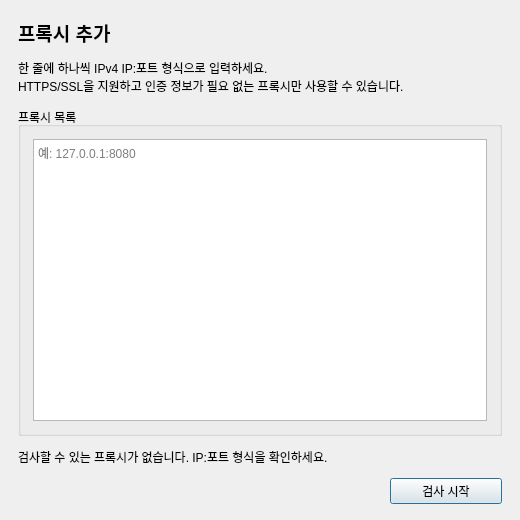
<?xml version="1.0" encoding="UTF-8"?>
<ui version="4.0">
 <class>Dialog</class>
 <widget class="QDialog" name="Dialog">
  <property name="geometry">
   <rect>
    <x>0</x>
    <y>0</y>
    <width>520</width>
    <height>520</height>
   </rect>
  </property>
  <property name="minimumSize">
   <size>
    <width>440</width>
    <height>380</height>
   </size>
  </property>
  <property name="windowTitle">
   <string>디시인사이드 클리너 - 프록시 입력</string>
  </property>
  <layout class="QVBoxLayout" name="verticalLayout">
   <property name="spacing">
    <number>12</number>
   </property>
   <property name="leftMargin">
    <number>18</number>
   </property>
   <property name="topMargin">
    <number>18</number>
   </property>
   <property name="rightMargin">
    <number>18</number>
   </property>
   <property name="bottomMargin">
    <number>16</number>
   </property>
   <item>
    <widget class="QLabel" name="label_title">
     <property name="font">
      <font>
       <pointsize>14</pointsize>
       <weight>75</weight>
       <bold>true</bold>
      </font>
     </property>
     <property name="text">
      <string>프록시 추가</string>
     </property>
     <property name="alignment">
      <set>Qt::AlignLeft|Qt::AlignTop</set>
     </property>
    </widget>
   </item>
   <item>
    <widget class="QLabel" name="label_help">
     <property name="text">
      <string>한 줄에 하나씩 IPv4 IP:포트 형식으로 입력하세요.
HTTPS/SSL을 지원하고 인증 정보가 필요 없는 프록시만 사용할 수 있습니다.</string>
     </property>
     <property name="alignment">
      <set>Qt::AlignLeft|Qt::AlignTop</set>
     </property>
     <property name="wordWrap">
      <bool>true</bool>
     </property>
    </widget>
   </item>
   <item>
    <widget class="QGroupBox" name="groupBox">
     <property name="title">
      <string>프록시 목록</string>
     </property>
     <layout class="QVBoxLayout" name="verticalLayout_3">
      <property name="leftMargin">
       <number>12</number>
      </property>
      <property name="topMargin">
       <number>12</number>
      </property>
      <property name="rightMargin">
       <number>12</number>
      </property>
      <property name="bottomMargin">
       <number>12</number>
      </property>
      <item>
       <widget class="QPlainTextEdit" name="proxies_input">
        <property name="placeholderText">
         <string>예: 127.0.0.1:8080</string>
        </property>
       </widget>
      </item>
     </layout>
    </widget>
   </item>
   <item>
    <widget class="QLabel" name="label_validation">
     <property name="visible">
      <bool>false</bool>
     </property>
     <property name="text">
      <string>검사할 수 있는 프록시가 없습니다. IP:포트 형식을 확인하세요.</string>
     </property>
     <property name="alignment">
      <set>Qt::AlignLeft|Qt::AlignVCenter</set>
     </property>
     <property name="wordWrap">
      <bool>true</bool>
     </property>
    </widget>
   </item>
   <item>
    <layout class="QHBoxLayout" name="horizontalLayout_actions">
     <item>
      <spacer name="horizontalSpacer_actions">
       <property name="orientation">
        <enum>Qt::Horizontal</enum>
       </property>
       <property name="sizeHint" stdset="0">
        <size>
         <width>40</width>
         <height>20</height>
        </size>
       </property>
      </spacer>
     </item>
     <item>
      <widget class="QPushButton" name="btn_complete">
       <property name="minimumSize">
        <size>
         <width>112</width>
         <height>0</height>
        </size>
       </property>
       <property name="text">
        <string>검사 시작</string>
       </property>
       <property name="default">
        <bool>true</bool>
       </property>
      </widget>
     </item>
    </layout>
   </item>
  </layout>
 </widget>
 <resources/>
 <connections/>
</ui>
